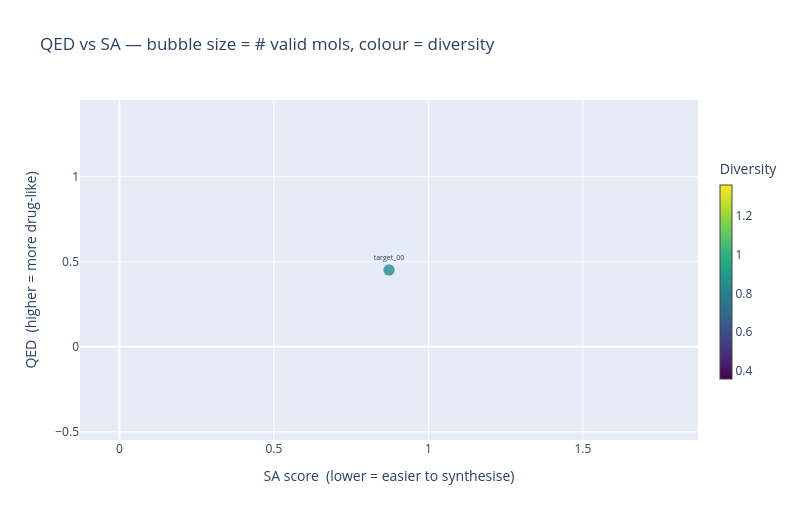

Notebook source saved alongside this figure:
### Code cell
# ── Interactive scatter: QED vs SA coloured by diversity ─────────────────────
df2 = df.reset_index()

fig_scatter = go.Figure(go.Scatter(
    x=df2["sa"],
    y=df2["qed"],
    mode="markers+text",
    text=df2["target"],
    textposition="top center",
    textfont=dict(size=7),
    marker=dict(
        size=df2["n_valid"] * 3,
        color=df2["diversity"],
        colorscale="Viridis",
        showscale=True,
        colorbar=dict(title="Diversity", thickness=12, len=0.7),
        opacity=0.8,
        line=dict(width=0.5, color="white"),
    ),
    hovertemplate=(
        "<b>%{text}</b><br>"
        "SA=%{x:.2f}  QED=%{y:.3f}<br>"
        "Diversity=%{marker.color:.3f}<extra></extra>"
    ),
))
fig_scatter.update_layout(
    title="QED vs SA — bubble size = # valid mols, colour = diversity",
    xaxis_title="SA score  (lower = easier to synthesise)",
    yaxis_title="QED  (higher = more drug-like)",
    width=800, height=520,
)
fig_scatter.show()

### Figure 1 — Plotly figure (JSON) as saved in the notebook; plotly's stock layout.template omitted (floating-point values rounded to 4 significant figures)
{"data": [{"hovertemplate": "<b>%{text}</b><br>SA=%{x:.2f}  QED=%{y:.3f}<br>Diversity=%{marker.color:.3f}<extra></extra>", "marker": {"color": [0.8585], "colorbar": {"len": 0.7, "thickness": 12, "title": {"text": "Diversity"}}, "colorscale": [[0, "#440154"], [0.1111, "#482878"], [0.2222, "#3e4989"], [0.3333, "#31688e"], [0.4444, "#26828e"], [0.5556, "#1f9e89"], [0.6667, "#35b779"], [0.7778, "#6ece58"], [0.8889, "#b5de2b"], [1, "#fde725"]], "line": {"color": "white", "width": 0.5}, "opacity": 0.8, "showscale": true, "size": [12]}, "mode": "markers+text", "text": ["target_00"], "textfont": {"size": 7}, "textposition": "top center", "type": "scatter", "x": [0.8725], "y": [0.4515]}], "layout": {"height": 520, "title": {"text": "QED vs SA — bubble size = # valid mols, colour = diversity"}, "width": 800, "xaxis": {"title": {"text": "SA score  (lower = easier to synthesise)"}}, "yaxis": {"title": {"text": "QED  (higher = more drug-like)"}}}}
